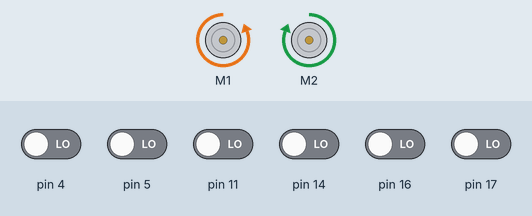
Recording of a sketch running on a simulated Arduino Uno, built with avr-gcc and run on an emulated ATmega328P. Parts: 2 × DC motor (green arrow = forward, orange = backward, longer = faster). The inputs (shaded band) are chosen by the test bench; at power-on: pin 4, pin 5, pin 11, pin 14, pin 16, pin 17 LOW. At 10.4 s the program stops and its outputs stay as they are.

Above: at 5.8 s.
5.9 s: pin 5 driven HIGH
At 6.5 s:
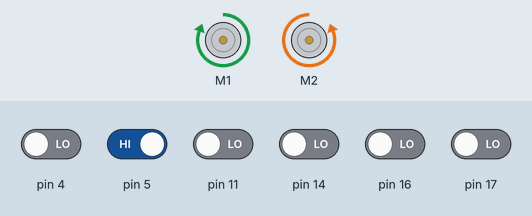
7.4 s: pin 11 driven HIGH
At 7.8 s:
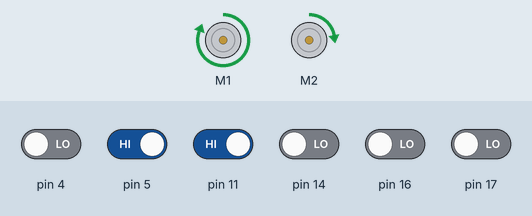
8.9 s: pin 14 driven HIGH
At 10.0 s:
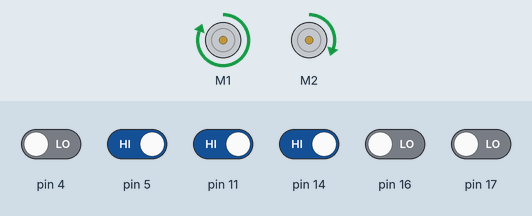
10.4 s: pin 4 driven HIGH
At 11.0 s:
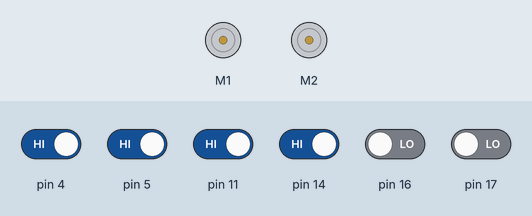
Timing chart, 0 to 11.9 s (numbered marks = the images above; inputs shaded):
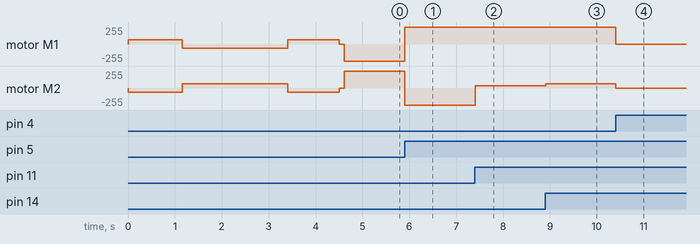

Measured:
- after the input at 5.9 s, motor M1: backward 255/255 → forward 255/255 at once; motor M2: forward 255/255 → backward 255/255 at once
- after the input at 7.4 s, motor M2: backward 255/255 → forward 31/255 at once
- after the input at 8.9 s, motor M2: forward 31/255 → forward 63/255 at once
- after the input at 10.4 s, motor M1: forward 255/255 → stopped at once; motor M2: forward 63/255 → stopped at once

The sketch:

Lee_milestone4.ino
```cpp
// Remote Comp Milestone 3
// Rena A. Lee Spring 2020

#include <Wire.h>
#include <ZumoShield.h>

ZumoReflectanceSensorArray linesensors(QTR_NO_EMITTER_PIN);
ZumoMotors motors;

void setup() {
  int i;
  int spin_direction = 1;
  motors.setSpeeds(100*spin_direction, -100*spin_direction);
  for(i = 0; i<100; i++){
    linesensors.calibrate();
    if(i%50 == 25){ // every 50 loops, starting on loop 25...
      spin_direction = -spin_direction;
      motors.setSpeeds(100*spin_direction, -100*spin_direction);
    }
    delay(20);
  }
  motors.setSpeeds(0,0);
  delay(100);
}

unsigned int sensor_vals[6];
int THRESHOLD = 400;
int BASE_SPEED = 350;
int line_posn;

void turn_left() {
  motors.setSpeeds(-BASE_SPEED, BASE_SPEED);
  linesensors.read(sensor_vals);
  while(sensor_vals[0] > THRESHOLD && sensor_vals[1] > THRESHOLD){
      linesensors.read(sensor_vals);
  }
}

void turn_right() {
  motors.setSpeeds(BASE_SPEED, -BASE_SPEED);
  linesensors.read(sensor_vals);
  while(sensor_vals[4] > THRESHOLD && sensor_vals[5] > THRESHOLD){
      linesensors.read(sensor_vals);
  }
}

double PROPORTION_GAIN = 0.3;
double DERIVATIVE_GAIN = 3;
int last_error = 0;

void follow_line() {
  int line_posn = linesensors.readLine(sensor_vals);
  int error = line_posn - 2500;
  int delta_e = error - last_error;
  int left_speed = BASE_SPEED + PROPORTION_GAIN*error + DERIVATIVE_GAIN*delta_e;
  int right_speed = BASE_SPEED - PROPORTION_GAIN*error - DERIVATIVE_GAIN*delta_e;
  last_error = error;\
  motors.setSpeeds(left_speed, right_speed);
}


void loop() {
  line_posn = linesensors.readLine(sensor_vals);
  if(sensor_vals[0] > THRESHOLD && sensor_vals[5] > THRESHOLD){
    motors.setSpeeds(0,0);
    while(true){
      }
  } else if(sensor_vals[0] > THRESHOLD && sensor_vals[1] > THRESHOLD){
    turn_left();
  } else if(sensor_vals[4] > THRESHOLD && sensor_vals[5] > THRESHOLD){
    turn_right();
  } else {
    follow_line();
  }
}
```
